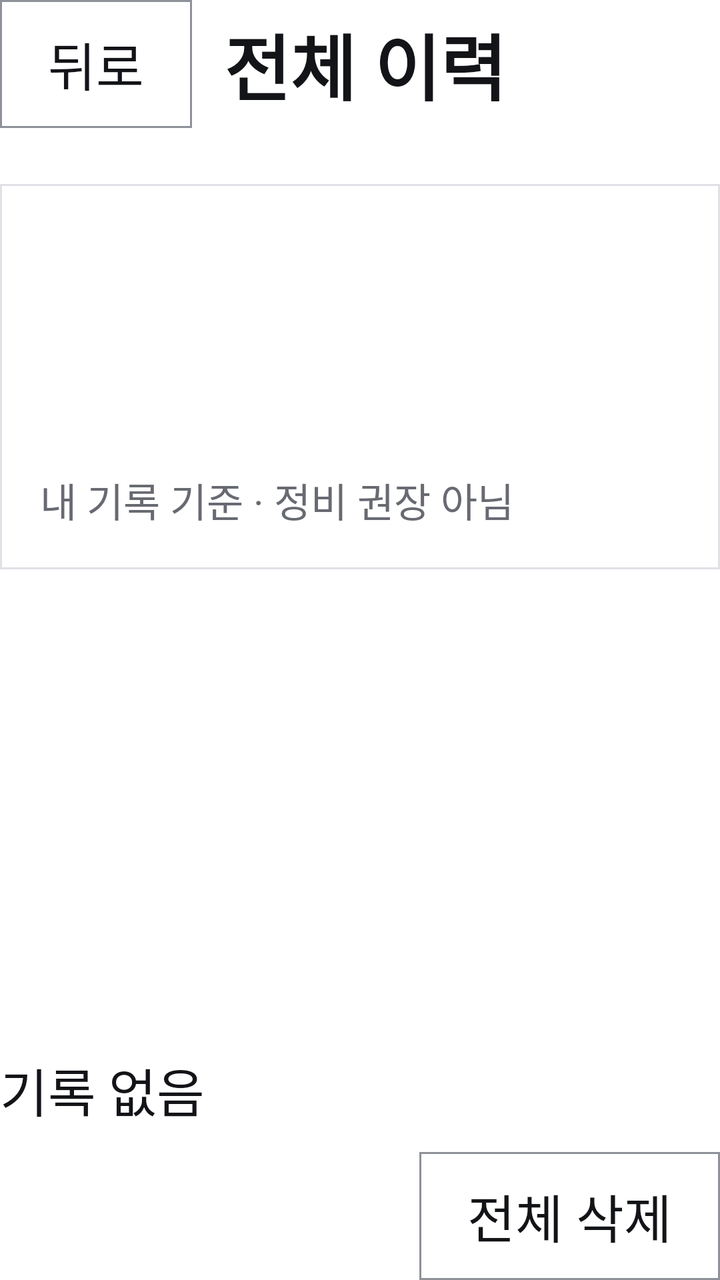
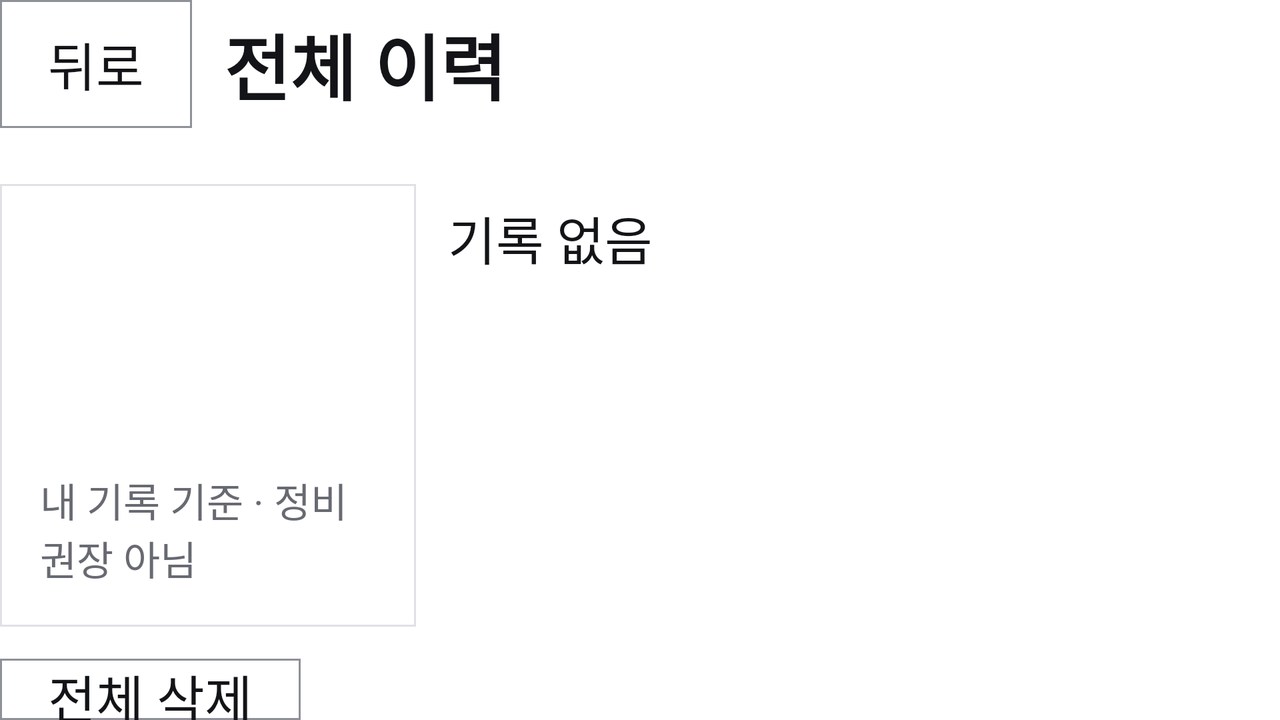

Compare how this app lays out the same screen by default and in its alternative resource folder. The renders come first, then the two layout files and the values they reference.
<!-- AndroidManifest.xml: application theme Theme.PleosApp -->
<!-- res/layout/view_history.xml -->
<?xml version="1.0" encoding="utf-8"?>
<LinearLayout xmlns:android="http://schemas.android.com/apk/res/android"
    android:layout_width="match_parent"
    android:layout_height="match_parent"
    android:orientation="vertical">

    
    <LinearLayout
        android:layout_width="match_parent"
        android:layout_height="wrap_content"
        android:gravity="center_vertical"
        android:orientation="horizontal">
        <Button android:id="@+id/historyBackButton" style="@style/Widget.PleosApp.Button.Back" android:text="@string/back" />
        <TextView style="@style/ScreenTitle" android:layout_width="0dp" android:layout_weight="1" android:text="@string/history_title" />
    </LinearLayout>

    
    <HorizontalScrollView
        android:layout_width="match_parent"
        android:layout_height="wrap_content"
        android:layout_marginTop="@dimen/gap"
        android:scrollbars="none">
        <LinearLayout
            android:id="@+id/historyTabs"
            android:layout_width="wrap_content"
            android:layout_height="wrap_content"
            android:orientation="horizontal" />
    </HorizontalScrollView>

    
    <LinearLayout
        android:id="@+id/statsCard"
        style="@style/CheckCard"
        android:layout_marginTop="@dimen/gap_small"
        android:focusable="true">
        <TextView android:id="@+id/statsCountText" style="@style/CheckCardTitle" />
        <TextView android:id="@+id/statsAverageText" style="@style/CheckCardValue" />
        <TextView android:id="@+id/statsExcludedText" style="@style/CheckCardLabel" />
        <TextView style="@style/CheckCardLabel" android:text="@string/stats_note" />
    </LinearLayout>

    
    <ScrollView
        android:layout_width="match_parent"
        android:layout_height="0dp"
        android:layout_marginTop="@dimen/gap_small"
        android:layout_weight="1">

        <LinearLayout
            android:id="@+id/recordList"
            android:layout_width="match_parent"
            android:layout_height="wrap_content"
            android:orientation="vertical" />
    </ScrollView>

    <TextView
        android:id="@+id/emptyText"
        style="@style/CheckCardValue"
        android:text="@string/state_no_record" />

    
    <LinearLayout
        android:layout_width="match_parent"
        android:layout_height="wrap_content"
        android:layout_marginTop="@dimen/gap_small"
        android:gravity="center_vertical"
        android:orientation="horizontal">
        <Space
            android:layout_width="0dp"
            android:layout_height="0dp"
            android:layout_weight="1" />
        <Button
            android:id="@+id/deleteAllButton"
            style="@style/Widget.PleosApp.Button.Back"
            android:layout_marginEnd="0dp"
            android:text="@string/delete_all" />
    </LinearLayout>
</LinearLayout>
<!-- resources referenced by this layout -->
<resources>
  <dimen name="gap">16dp</dimen>
  <dimen name="gap_small">12dp</dimen>
  <string name="back">뒤로</string>
  <string name="delete_all">전체 삭제</string>
  <string name="history_title">전체 이력</string>
  <string name="state_no_record">기록 없음</string>
  <string name="stats_note">내 기록 기준 · 정비 권장 아님</string>
  <style name="CheckCardLabel" parent="CheckCardValue">
          <item name="android:textSize">@dimen/text_label</item>
          <item name="android:textColor">@color/text_tertiary</item>
      </style>
  <style name="CheckCardTitle">
          <item name="android:layout_width">match_parent</item>
          <item name="android:layout_height">wrap_content</item>
          <item name="android:textSize">@dimen/text_subtitle</item>
          <item name="android:textStyle">bold</item>
      </style>
  <style name="CheckCardValue">
          <item name="android:layout_width">match_parent</item>
          <item name="android:layout_height">wrap_content</item>
          <item name="android:layout_marginTop">8dp</item>
          <item name="android:textSize">@dimen/text_body</item>
      </style>
  <style name="ScreenTitle">
          <item name="android:layout_width">match_parent</item>
          <item name="android:layout_height">wrap_content</item>
          <item name="android:textSize">@dimen/text_title</item>
          <item name="android:textStyle">bold</item>
      </style>
  <style name="Widget.PleosApp.Button.Back">
          <item name="android:layout_width">wrap_content</item>
          <item name="android:layout_height">wrap_content</item>
          <item name="android:layout_marginTop">0dp</item>
          <item name="android:layout_marginEnd">@dimen/gap</item>
      </style>
  <dimen name="card_padding">20dp</dimen>
  <dimen name="text_label">20sp</dimen>
  <color name="text_tertiary">#FF686A72</color>
  <dimen name="text_subtitle">28sp</dimen>
  <dimen name="text_body">26sp</dimen>
  <dimen name="text_title">36sp</dimen>
  <color name="background_primary">#FFFFFFFF</color>
  <color name="text_primary">#FF131417</color>
  <color name="button_filled">#FF000000</color>
  <color name="outline">#FF8E9198</color>
  <color name="surface_high">#FFFFFFFF</color>
  <color name="divider">#FFE0E1E6</color>
  <dimen name="corner_radius">0dp</dimen>
  <dimen name="touch_target_min">64dp</dimen>
  <!-- drawable switch_track_shape (drawable) -->
  <?xml version="1.0" encoding="utf-8"?>
  <shape xmlns:android="http://schemas.android.com/apk/res/android" android:shape="rectangle">
      <solid android:color="#FFFFFFFF" />
      <corners android:radius="20dp" />
      <size android:width="72dp" android:height="40dp" />
  </shape>
  <style name="TextAppearance.PleosApp.DialogMessage" parent="TextAppearance.AppCompat.Medium">
          <item name="android:textSize">@dimen/text_body</item>
          <item name="android:textColor">@color/text_primary</item>
      </style>
  <style name="Widget.PleosApp.Button.Dialog">
          <item name="android:layout_marginStart">@dimen/gap_small</item>
          <item name="android:layout_marginTop">0dp</item>
          <item name="android:minWidth">160dp</item>
      </style>
  <style name="Widget.PleosApp.Button.Dialog.Filled">
          <item name="android:background">@drawable/button_filled_background</item>
          <item name="android:textColor">@color/button_filled_text</item>
          <item name="android:textStyle">bold</item>
      </style>
  <color name="button_basic_disabled">#FFF7F8FA</color>
  <dimen name="button_stroke">1dp</dimen>
  <color name="button_basic_pressed">#FFEDEEF2</color>
  <color name="button_basic">#FFFFFFFF</color>
  <color name="button_filled_disabled">#FFE0E1E6</color>
  <color name="button_filled_pressed">#FF313236</color>
  <!-- some entries are left out for length -->
</resources>
<!-- res/layout-land/view_history.xml (the repository's variant of the layout above) -->
<!-- drawn on the phone turned sideways -->
<?xml version="1.0" encoding="utf-8"?>
<LinearLayout xmlns:android="http://schemas.android.com/apk/res/android"
    android:layout_width="match_parent"
    android:layout_height="match_parent"
    android:orientation="vertical">

    <LinearLayout
        android:layout_width="match_parent"
        android:layout_height="wrap_content"
        android:gravity="center_vertical"
        android:orientation="horizontal">
        <Button android:id="@+id/historyBackButton" style="@style/Widget.PleosApp.Button.Back" android:text="@string/back" />
        <TextView style="@style/ScreenTitle" android:layout_width="0dp" android:layout_weight="1" android:text="@string/history_title" />
    </LinearLayout>

    <HorizontalScrollView
        android:layout_width="match_parent"
        android:layout_height="wrap_content"
        android:layout_marginTop="@dimen/gap"
        android:scrollbars="none">
        <LinearLayout
            android:id="@+id/historyTabs"
            android:layout_width="wrap_content"
            android:layout_height="wrap_content"
            android:orientation="horizontal" />
    </HorizontalScrollView>

    <LinearLayout
        android:layout_width="match_parent"
        android:layout_height="0dp"
        android:layout_marginTop="@dimen/gap_small"
        android:layout_weight="1"
        android:baselineAligned="false"
        android:orientation="horizontal">

        <LinearLayout
            android:layout_width="0dp"
            android:layout_height="wrap_content"
            android:layout_weight="1"
            android:orientation="vertical">
            
            <LinearLayout
                android:id="@+id/statsCard"
                style="@style/CheckCard"
                android:layout_marginTop="0dp"
                android:focusable="true">
                <TextView android:id="@+id/statsCountText" style="@style/CheckCardTitle" />
                <TextView android:id="@+id/statsAverageText" style="@style/CheckCardValue" />
                <TextView android:id="@+id/statsExcludedText" style="@style/CheckCardLabel" />
                <TextView style="@style/CheckCardLabel" android:text="@string/stats_note" />
            </LinearLayout>
            <Button
                android:id="@+id/deleteAllButton"
                style="@style/Widget.PleosApp.Button.Back"
                android:layout_marginTop="@dimen/gap"
                android:text="@string/delete_all" />
        </LinearLayout>

        <LinearLayout
            android:layout_width="0dp"
            android:layout_height="match_parent"
            android:layout_marginStart="@dimen/gap"
            android:layout_weight="2"
            android:orientation="vertical">
            <TextView
                android:id="@+id/emptyText"
                style="@style/CheckCardValue"
                android:text="@string/state_no_record" />
            <ScrollView
                android:layout_width="match_parent"
                android:layout_height="0dp"
                android:layout_weight="1">
                <LinearLayout
                    android:id="@+id/recordList"
                    android:layout_width="match_parent"
                    android:layout_height="wrap_content"
                    android:orientation="vertical" />
            </ScrollView>
        </LinearLayout>
    </LinearLayout>
</LinearLayout>
